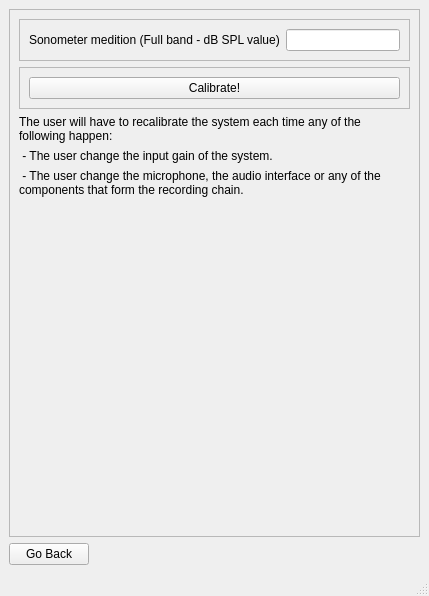
<?xml version="1.0" encoding="UTF-8"?>
<ui version="4.0">
 <class>MainWindow</class>
 <widget class="QMainWindow" name="MainWindow">
  <property name="geometry">
   <rect>
    <x>0</x>
    <y>0</y>
    <width>429</width>
    <height>596</height>
   </rect>
  </property>
  <property name="windowTitle">
   <string>MainWindow</string>
  </property>
  <widget class="QWidget" name="centralwidget">
   <layout class="QVBoxLayout" name="verticalLayout_2">
    <item>
     <widget class="QFrame" name="frame">
      <property name="frameShape">
       <enum>QFrame::StyledPanel</enum>
      </property>
      <property name="frameShadow">
       <enum>QFrame::Raised</enum>
      </property>
      <layout class="QVBoxLayout" name="verticalLayout">
       <item>
        <widget class="QFrame" name="frame_2">
         <property name="frameShape">
          <enum>QFrame::StyledPanel</enum>
         </property>
         <property name="frameShadow">
          <enum>QFrame::Raised</enum>
         </property>
         <layout class="QHBoxLayout" name="horizontalLayout_2">
          <item>
           <widget class="QLabel" name="label">
            <property name="text">
             <string>Sonometer medition (Full band - dB SPL value)</string>
            </property>
           </widget>
          </item>
          <item>
           <widget class="QLineEdit" name="spl_value"/>
          </item>
         </layout>
        </widget>
       </item>
       <item>
        <widget class="QFrame" name="frame_3">
         <property name="frameShape">
          <enum>QFrame::StyledPanel</enum>
         </property>
         <property name="frameShadow">
          <enum>QFrame::Raised</enum>
         </property>
         <layout class="QHBoxLayout" name="horizontalLayout_3">
          <item>
           <widget class="QPushButton" name="calibrate_button">
            <property name="text">
             <string>Calibrate!</string>
            </property>
           </widget>
          </item>
         </layout>
        </widget>
       </item>
       <item>
        <widget class="QLabel" name="label_2">
         <property name="text">
          <string>The user will have to recalibrate the system each time any of the following happen:</string>
         </property>
         <property name="wordWrap">
          <bool>true</bool>
         </property>
         <property name="openExternalLinks">
          <bool>true</bool>
         </property>
        </widget>
       </item>
       <item>
        <widget class="QLabel" name="label_3">
         <property name="text">
          <string> - The user change the input gain of the system.</string>
         </property>
        </widget>
       </item>
       <item>
        <widget class="QLabel" name="label_4">
         <property name="text">
          <string> - The user change the microphone, the audio interface or any of the components that form the recording chain.</string>
         </property>
         <property name="scaledContents">
          <bool>false</bool>
         </property>
         <property name="wordWrap">
          <bool>true</bool>
         </property>
        </widget>
       </item>
       <item>
        <spacer name="verticalSpacer">
         <property name="orientation">
          <enum>Qt::Vertical</enum>
         </property>
         <property name="sizeHint" stdset="0">
          <size>
           <width>20</width>
           <height>40</height>
          </size>
         </property>
        </spacer>
       </item>
      </layout>
     </widget>
    </item>
    <item>
     <layout class="QHBoxLayout" name="horizontalLayout_4">
      <item>
       <layout class="QHBoxLayout" name="horizontalLayout">
        <item>
         <widget class="QPushButton" name="go_back_button">
          <property name="text">
           <string>Go Back</string>
          </property>
         </widget>
        </item>
        <item>
         <spacer name="horizontalSpacer">
          <property name="orientation">
           <enum>Qt::Horizontal</enum>
          </property>
          <property name="sizeHint" stdset="0">
           <size>
            <width>40</width>
            <height>20</height>
           </size>
          </property>
         </spacer>
        </item>
       </layout>
      </item>
     </layout>
    </item>
   </layout>
  </widget>
  <widget class="QMenuBar" name="menubar">
   <property name="geometry">
    <rect>
     <x>0</x>
     <y>0</y>
     <width>429</width>
     <height>22</height>
    </rect>
   </property>
  </widget>
  <widget class="QStatusBar" name="statusbar"/>
 </widget>
 <resources/>
 <connections/>
</ui>
